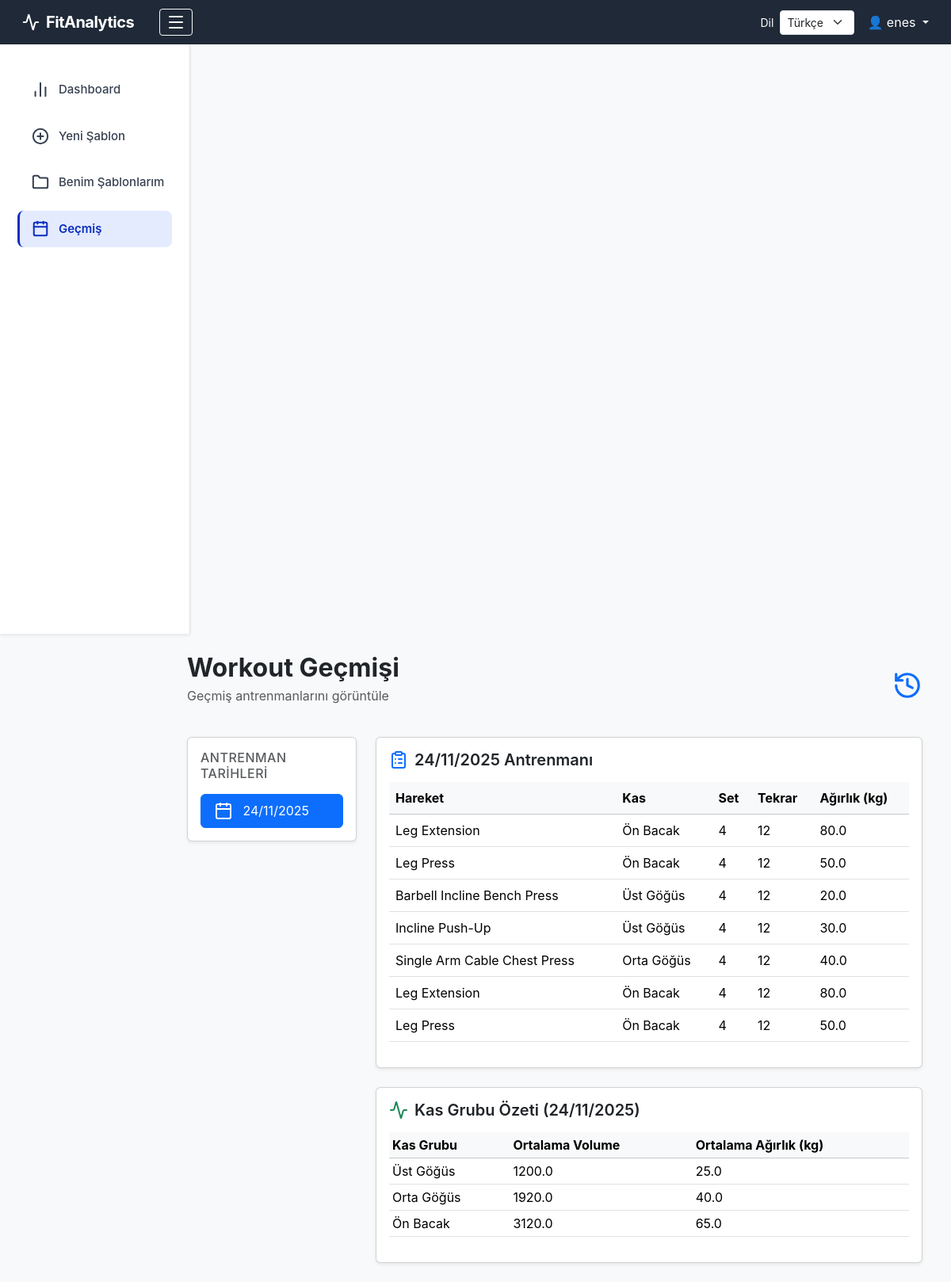
Screenshot of /history (signed in) with the database file from the repository.
### tables this page shows
CREATE TABLE exercises (
    exercise_id      INTEGER PRIMARY KEY AUTOINCREMENT,
    workout_id       INTEGER NOT NULL,
    exercise_name    TEXT NOT NULL,           -- ham text
    muscle_id        INTEGER NOT NULL,        -- canonical muscle
    exercise_lib_id  INTEGER,                 -- link to library (optional)
    sets             INTEGER,
    reps             INTEGER,
    weight_kg        REAL,
    volume           REAL,                    -- sets * reps * weight
    FOREIGN KEY (workout_id) REFERENCES workouts(workout_id),
    FOREIGN KEY (muscle_id) REFERENCES muscles(muscle_id),
    FOREIGN KEY (exercise_lib_id) REFERENCES exercise_library(exercise_lib_id)
);

CREATE TABLE muscles (
    muscle_id       INTEGER PRIMARY KEY AUTOINCREMENT,
    code            TEXT UNIQUE NOT NULL,     -- CHEST_UPPER, BACK_LATS...
    primary_region  TEXT NOT NULL,            -- CHEST, BACK, ARMS, LEGS, CORE...
    sub_region      TEXT,                     -- UPPER, LOWER, LATS, OBLIQUES...
    name_en         TEXT NOT NULL,
    name_tr         TEXT NOT NULL
);

### app/blueprints/workouts.py (the view)
@main.route("/history")
def history():
    if "user_id" not in session:
        return redirect(url_for("main.login"))
    user_id = session["user_id"]
    conn = get_connection()
    cur = conn.cursor()
    cur.execute("""
        SELECT DISTINCT workout_date
        FROM workouts
        WHERE user_id = ?
        ORDER BY workout_date DESC
    """, (user_id,))
    dates = [r["workout_date"] for r in cur.fetchall()]
    selected = request.args.get("date", dates[0] if dates else None)
    exercises = []
    summary = []
    if selected:
        cur.execute("""
            SELECT e.exercise_name, m.name_tr AS muscle,
                   e.sets, e.reps, e.weight_kg
            FROM exercises e
            JOIN muscles m ON m.muscle_id = e.muscle_id
            JOIN workouts w ON w.workout_id = e.workout_id
            WHERE w.user_id = ? AND w.workout_date = ?
        """, (user_id, selected))
        exercises = cur.fetchall()
        cur.execute("""
            SELECT m.name_tr AS muscle,
                   AVG(e.sets * e.reps * e.weight_kg) AS avg_volume,
                   AVG(e.weight_kg) AS avg_weight
            FROM exercises e
            JOIN muscles m ON e.muscle_id = m.muscle_id
            JOIN workouts w ON w.workout_id = e.workout_id
            WHERE w.user_id = ? AND w.workout_date = ?
            GROUP BY m.muscle_id
        """, (user_id, selected))
        summary = cur.fetchall()
    conn.close()
    return render_template(
        "history.html",
        dates=dates,
        selected_date=selected,
        exercises=exercises,
        summary=summary
    )

### app/database.py (called while the page is built)
def get_connection():
    conn = sqlite3.connect(DB_PATH)
    conn.row_factory = sqlite3.Row
    return conn

### app/templates/history.html
{% extends "layout.html" %}
{% block content %}
<div class="container-fluid">
    <div class="d-flex justify-content-between align-items-center mb-4">
        <div>
            <h2 class="fw-bold mb-1">Workout Geçmişi</h2>
            <p class="text-muted">Geçmiş antrenmanlarını görüntüle</p>
        </div>
        <i data-lucide="history" class="text-primary" style="width:38px;height:38px;"></i>
    </div>
    <div class="row">
        <div class="col-md-3 mb-4">
            <div class="card shadow-sm">
                <div class="card-body">
                    <h6 class="text-uppercase text-muted mb-3" style="letter-spacing:.5px;">
                        Antrenman Tarihleri
                    </h6>
                    <div class="list-group">
                        {% for d in dates %}
                        <a href="{{ url_for('main.history', date=d) }}"
                           class="list-group-item list-group-item-action
                           {% if selected_date == d %} active {% endif %}">
                            <i data-lucide="calendar" class="me-2"></i>
                            {{ d | format_date }}
                        </a>
                        {% endfor %}
                    </div>
                </div>
            </div>
        </div>
        <div class="col-md-9">
            <div class="card shadow-sm">
                <div class="card-body">
                    <h5 class="fw-semibold mb-3 d-flex align-items-center">
                        <i data-lucide="clipboard-list" class="me-2 text-primary"></i>
                        {{ selected_date | format_date}} Antrenmanı
                    </h5>
                    {% if exercises %}
                    <div class="table-responsive">
                        <table class="table table-hover align-middle">
                            <thead class="table-light">
                                <tr>
                                    <th>Hareket</th>
                                    <th>Kas</th>
                                    <th>Set</th>
                                    <th>Tekrar</th>
                                    <th>Ağırlık (kg)</th>
                                </tr>
                            </thead>
                            <tbody>
                                {% for ex in exercises %}
                                <tr>
                                    <td>{{ ex.exercise_name }}</td>
                                    <td>{{ ex.muscle }}</td>
                                    <td>{{ ex.sets }}</td>
                                    <td>{{ ex.reps }}</td>
                                    <td>{{ ex.weight_kg }}</td>
                                </tr>
                                {% endfor %}
                            </tbody>
                        </table>
                    </div>
                    {% else %}
                    <p class="text-muted">Bu tarihe ait kayıtlı hareket bulunmuyor.</p>
                    {% endif %}
                </div>
            </div>
            {% if summary %}
            <div class="card shadow-sm mt-4">
                <div class="card-body">
                    <h5 class="fw-semibold mb-3 d-flex align-items-center">
                        <i data-lucide="activity" class="me-2 text-success"></i>
                        Kas Grubu Özeti ({{ selected_date | format_date }})
                    </h5>
                    <div class="table-responsive">
                        <table class="table table-sm align-middle">
                            <thead class="table-light">
                                <tr>
                                    <th>Kas Grubu</th>
                                    <th>Ortalama Volume</th>
                                    <th>Ortalama Ağırlık (kg)</th>
                                </tr>
                            </thead>
                            <tbody>
                                {% for row in summary %}
                                <tr>
                                    <td>{{ row.muscle }}</td>
                                    <td>{{ row.avg_volume | round(2) }}</td>
                                    <td>{{ row.avg_weight | round(2) }}</td>
                                </tr>
                                {% endfor %}
                            </tbody>
                        </table>
                    </div>
                </div>
            </div>
            {% endif %}
        </div>
    </div>
</div>
{% endblock %}

### app/static/style.css (style rules this page uses)
body { background-color: #f4f6fb !important; font-family: 'Inter', sans-serif; }

### rows the page displays
exercises: exercise_name "Leg Extension", muscle "Ön Bacak", sets "4", reps "12", weight_kg "80.0"
exercises: exercise_name "Leg Press", muscle "Ön Bacak", sets "4", reps "12", weight_kg "50.0"
exercises: exercise_name "Barbell Incline Bench Press", muscle "Üst Göğüs", sets "4", reps "12", weight_kg "20.0"
exercises: exercise_name "Incline Push-Up", muscle "Üst Göğüs", sets "4", reps "12", weight_kg "30.0"
exercises: exercise_name "Single Arm Cable Chest Press", muscle "Orta Göğüs", sets "4", reps "12", weight_kg "40.0"
exercises: exercise_name "Leg Extension", muscle "Ön Bacak", sets "4", reps "12", weight_kg "80.0"
exercises: exercise_name "Leg Press", muscle "Ön Bacak", sets "4", reps "12", weight_kg "50.0"
muscles: muscle "Üst Göğüs", avg_volume "1200.0", avg_weight "25.0"
muscles: muscle "Orta Göğüs", avg_volume "1920.0", avg_weight "40.0"
muscles: muscle "Ön Bacak", avg_volume "3120.0", avg_weight "65.0"

### other values shown
{{ t.language_label }} "Dil"
{{ session["user_name"] }} "enes"
{{ t.nav_dashboard }} "Dashboard"
{{ t.nav_history }} "Geçmiş"
{{ d | format_date }} "24/11/2025"
{{ selected_date | format_date }} "24/11/2025"
form field language "Türkçe"
